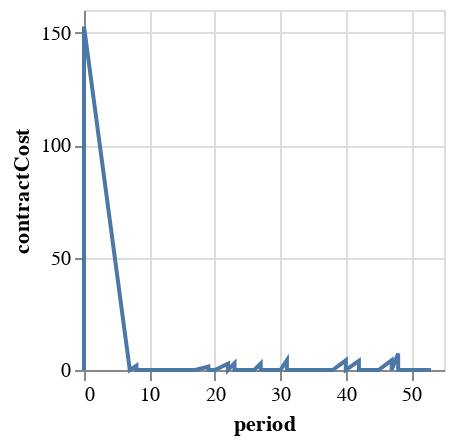

Notebook cell for this chart:
### Code cell
charts[0]

### Figure 1 — Vega-Lite specification as saved in the notebook (floating-point values rounded to 4 significant figures)
{"config": {"view": {"continuousWidth": 400, "continuousHeight": 300}}, "data": {"name": "data-0e46b53132637cdd23b4c7f34c0c3f04"}, "mark": "line", "encoding": {"x": {"type": "quantitative", "field": "period"}, "y": {"type": "quantitative", "field": "contractCost"}}, "height": 180, "width": 180, "$schema": "https://vega.github.io/schema/vega-lite/v4.8.1.json", "datasets": {"data-0e46b53132637cdd23b4c7f34c0c3f04": [{"scenario": 0.0, "period": 0.0, "action": 0.0, "byAddress": 0.0, "accountNumber": 0.0, "type": 0.0, "contractNumber": 0.0, "totalCost": 0.0, "transactionCost": 0.0, "contractCost": 0.0, "currentExpectedCost": 0.0, "nextExpectedCost": 0.0, "ProviderEarnings": 0.0, "providerCost": 0.0, "fraction": 1.0}, {"scenario": 2.0, "period": 0.0, "action": "deploy and publish", "byAddress": "0x92D44e8579620F2Db88A12E70FE38e8CDB3541BA", "accountNumber": 0.0, "type": "provider", "contractNumber": 0.0, "totalCost": 156.0, "transactionCost": 152.8, "contractCost": 152.7, "currentExpectedCost": 0.0, "nextExpectedCost": 152.7, "ProviderEarnings": 0.0, "providerCost": 152.7, "fraction": 1.0}, {"scenario": 2.0, "period": 7.0, "action": "addDataRequester", "byAddress": "0xbf7ca7e607516Cd0F1b94a6C77F45fbFD936949C", "accountNumber": 1.0, "type": "requester", "contractNumber": 0.0, "totalCost": 168.6, "transactionCost": 165.4, "contractCost": 0.0, "currentExpectedCost": 152.7, "nextExpectedCost": 0.0, "ProviderEarnings": 152.7, "providerCost": 0.0, "fraction": 1.0}, {"scenario": 2.0, "period": 8.0, "action": "update", "byAddress": "0x92D44e8579620F2Db88A12E70FE38e8CDB3541BA", "accountNumber": 0.0, "type": "provider", "contractNumber": 0.0, "totalCost": 174.1, "transactionCost": 5.422, "contractCost": 1.875, "currentExpectedCost": 0.0, "nextExpectedCost": 1.875, "ProviderEarnings": 152.7, "providerCost": 158.1, "fraction": 1.0}, {"scenario": 2.0, "period": 8.0, "action": "addDataRequester", "byAddress": "0x43e196C418b4b7Ebf71ba534042cC8907bd39dc9", "accountNumber": 2.0, "type": "requester", "contractNumber": 0.0, "totalCost": 185.1, "transactionCost": 12.87, "contractCost": 0.0, "currentExpectedCost": 1.875, "nextExpectedCost": 0.0, "ProviderEarnings": 154.6, "providerCost": 0.0, "fraction": 1.0}, {"scenario": 2.0, "period": 17.0, "action": "addDataRequester", "byAddress": "0x2aD1e0fAC9d6D523Fb1f21aE1Bc6acA09dD60c7F", "accountNumber": 3.0, "type": "requester", "contractNumber": 0.0, "totalCost": 196.1, "transactionCost": 11.0, "contractCost": 0.0, "currentExpectedCost": 0.0, "nextExpectedCost": 0.0, "ProviderEarnings": 154.6, "providerCost": 0.0, "fraction": 1.0}, {"scenario": 2.0, "period": 19.0, "action": "update", "byAddress": "0x92D44e8579620F2Db88A12E70FE38e8CDB3541BA", "accountNumber": 0.0, "type": "provider", "contractNumber": 0.0, "totalCost": 202.1, "transactionCost": 5.99, "contractCost": 1.561, "currentExpectedCost": 0.0, "nextExpectedCost": 1.561, "ProviderEarnings": 154.6, "providerCost": 164.1, "fraction": 1.0}, {"scenario": 2.0, "period": 19.0, "action": "addDataRequester", "byAddress": "0x3c93550555cDD5218bB2923008b3Fb4ea6Ee4618", "accountNumber": 4.0, "type": "requester", "contractNumber": 0.0, "totalCost": 213.1, "transactionCost": 12.56, "contractCost": 0.0, "currentExpectedCost": 1.561, "nextExpectedCost": 0.0, "ProviderEarnings": 156.1, "providerCost": 0.0, "fraction": 1.0}, {"scenario": 2.0, "period": 20.0, "action": "addDataRequester", "byAddress": "0xf12C911960968c187090b52998a3597b35BC2619", "accountNumber": 5.0, "type": "requester", "contractNumber": 0.0, "totalCost": 224.0, "transactionCost": 11.0, "contractCost": 0.0, "currentExpectedCost": 0.0, "nextExpectedCost": 0.0, "ProviderEarnings": 156.1, "providerCost": 0.0, "fraction": 1.0}, {"scenario": 2.0, "period": 22.0, "action": "update", "byAddress": "0x92D44e8579620F2Db88A12E70FE38e8CDB3541BA", "accountNumber": 0.0, "type": "provider", "contractNumber": 0.0, "totalCost": 230.3, "transactionCost": 6.274, "contractCost": 2.835, "currentExpectedCost": 0.0, "nextExpectedCost": 2.835, "ProviderEarnings": 156.1, "providerCost": 170.4, "fraction": 1.0}, {"scenario": 2.0, "period": 22.0, "action": "addDataRequester", "byAddress": "0x172bE1ee3f659A83a9C307fafafA51c9F91954Ae", "accountNumber": 6.0, "type": "requester", "contractNumber": 0.0, "totalCost": 241.3, "transactionCost": 13.83, "contractCost": 0.0, "currentExpectedCost": 2.835, "nextExpectedCost": 0.0, "ProviderEarnings": 159.0, "providerCost": 0.0, "fraction": 1.0}, {"scenario": 2.0, "period": 23.0, "action": "update", "byAddress": "0x92D44e8579620F2Db88A12E70FE38e8CDB3541BA", "accountNumber": 0.0, "type": "provider", "contractNumber": 0.0, "totalCost": 247.9, "transactionCost": 6.56, "contractCost": 3.031, "currentExpectedCost": 0.0, "nextExpectedCost": 3.031, "ProviderEarnings": 159.0, "providerCost": 176.9, "fraction": 1.0}, {"scenario": 2.0, "period": 23.0, "action": "addDataRequester", "byAddress": "0x515f90440fA63377d7451E58B3be334F9393Ad74", "accountNumber": 7.0, "type": "requester", "contractNumber": 0.0, "totalCost": 258.9, "transactionCost": 14.03, "contractCost": 0.0, "currentExpectedCost": 3.031, "nextExpectedCost": 0.0, "ProviderEarnings": 162.0, "providerCost": 0.0, "fraction": 1.0}, {"scenario": 2.0, "period": 24.0, "action": "addDataRequester", "byAddress": "0x27F82fD9E21a3758737Cf3BCCA9652064186107C", "accountNumber": 8.0, "type": "requester", "contractNumber": 0.0, "totalCost": 269.9, "transactionCost": 11.0, "contractCost": 0.0, "currentExpectedCost": 0.0, "nextExpectedCost": 0.0, "ProviderEarnings": 162.0, "providerCost": 0.0, "fraction": 1.0}, {"scenario": 2.0, "period": 26.0, "action": "addDataRequester", "byAddress": "0x6eEA265cd899aE17Cf588744E4C7Fe31e3258E85", "accountNumber": 9.0, "type": "requester", "contractNumber": 0.0, "totalCost": 280.9, "transactionCost": 11.0, "contractCost": 0.0, "currentExpectedCost": 0.0, "nextExpectedCost": 0.0, "ProviderEarnings": 162.0, "providerCost": 0.0, "fraction": 1.0}, {"scenario": 2.0, "period": 27.0, "action": "update", "byAddress": "0x92D44e8579620F2Db88A12E70FE38e8CDB3541BA", "accountNumber": 0.0, "type": "provider", "contractNumber": 0.0, "totalCost": 288.9, "transactionCost": 8.069, "contractCost": 2.905, "currentExpectedCost": 0.0, "nextExpectedCost": 2.905, "ProviderEarnings": 162.0, "providerCost": 185.0, "fraction": 1.0}, {"scenario": 2.0, "period": 27.0, "action": "addDataRequester", "byAddress": "0xE17087878F32b8dAba31B9c7A2c8de6e7DE1478E", "accountNumber": 10.0, "type": "requester", "contractNumber": 0.0, "totalCost": 299.9, "transactionCost": 13.9, "contractCost": 0.0, "currentExpectedCost": 2.905, "nextExpectedCost": 0.0, "ProviderEarnings": 164.9, "providerCost": 0.0, "fraction": 1.0}, {"scenario": 2.0, "period": 29.0, "action": "addDataRequester", "byAddress": "0x5F180b2f4750258566513c63381F04105bAAceeD", "accountNumber": 11.0, "type": "requester", "contractNumber": 0.0, "totalCost": 310.9, "transactionCost": 11.0, "contractCost": 0.0, "currentExpectedCost": 0.0, "nextExpectedCost": 0.0, "ProviderEarnings": 164.9, "providerCost": 0.0, "fraction": 1.0}, {"scenario": 2.0, "period": 30.0, "action": "addDataRequester", "byAddress": "0x2Ab8E2Df1ce02ECf6d0D0a34ee1e3d7470ebB5ff", "accountNumber": 12.0, "type": "requester", "contractNumber": 0.0, "totalCost": 321.9, "transactionCost": 11.0, "contractCost": 0.0, "currentExpectedCost": 0.0, "nextExpectedCost": 0.0, "ProviderEarnings": 164.9, "providerCost": 0.0, "fraction": 1.0}, {"scenario": 2.0, "period": 31.0, "action": "update", "byAddress": "0x92D44e8579620F2Db88A12E70FE38e8CDB3541BA", "accountNumber": 0.0, "type": "provider", "contractNumber": 0.0, "totalCost": 331.1, "transactionCost": 9.217, "contractCost": 4.419, "currentExpectedCost": 0.0, "nextExpectedCost": 4.419, "ProviderEarnings": 164.9, "providerCost": 194.2, "fraction": 1.0}, {"scenario": 2.0, "period": 31.0, "action": "addDataRequester", "byAddress": "0x38643b8d4A129c011F71B934f213582F19aFA04D", "accountNumber": 13.0, "type": "requester", "contractNumber": 0.0, "totalCost": 342.1, "transactionCost": 15.42, "contractCost": 0.0, "currentExpectedCost": 4.419, "nextExpectedCost": 0.0, "ProviderEarnings": 169.3, "providerCost": 0.0, "fraction": 1.0}, {"scenario": 2.0, "period": 32.0, "action": "addDataRequester", "byAddress": "0xce4af93d4BA5CED45f3ec13c41000a6a00D67F6F", "accountNumber": 14.0, "type": "requester", "contractNumber": 0.0, "totalCost": 353.1, "transactionCost": 11.0, "contractCost": 0.0, "currentExpectedCost": 0.0, "nextExpectedCost": 0.0, "ProviderEarnings": 169.3, "providerCost": 0.0, "fraction": 1.0}, {"scenario": 2.0, "period": 37.0, "action": "addDataRequester", "byAddress": "0xeA9C047468d4ee0c806F364150c7b1d709FfE2A1", "accountNumber": 15.0, "type": "requester", "contractNumber": 0.0, "totalCost": 364.1, "transactionCost": 11.0, "contractCost": 0.0, "currentExpectedCost": 0.0, "nextExpectedCost": 0.0, "ProviderEarnings": 169.3, "providerCost": 0.0, "fraction": 1.0}, {"scenario": 2.0, "period": 38.0, "action": "addDataRequester", "byAddress": "0x41080cec6c42Df6f25C59605Ee2a0a4AA252BE90", "accountNumber": 16.0, "type": "requester", "contractNumber": 0.0, "totalCost": 375.1, "transactionCost": 11.0, "contractCost": 0.0, "currentExpectedCost": 0.0, "nextExpectedCost": 0.0, "ProviderEarnings": 169.3, "providerCost": 0.0, "fraction": 1.0}, {"scenario": 2.0, "period": 40.0, "action": "update", "byAddress": "0x92D44e8579620F2Db88A12E70FE38e8CDB3541BA", "accountNumber": 0.0, "type": "provider", "contractNumber": 0.0, "totalCost": 386.6, "transactionCost": 11.47, "contractCost": 4.297, "currentExpectedCost": 0.0, "nextExpectedCost": 4.297, "ProviderEarnings": 169.3, "providerCost": 205.7, "fraction": 1.0}, {"scenario": 2.0, "period": 40.0, "action": "addDataRequester", "byAddress": "0x8F790E28279F916aBF4c2cf66814b78DAb341D3c", "accountNumber": 17.0, "type": "requester", "contractNumber": 0.0, "totalCost": 397.6, "transactionCost": 15.29, "contractCost": 0.0, "currentExpectedCost": 4.297, "nextExpectedCost": 0.0, "ProviderEarnings": 173.6, "providerCost": 0.0, "fraction": 1.0}, {"scenario": 2.0, "period": 42.0, "action": "update", "byAddress": "0x92D44e8579620F2Db88A12E70FE38e8CDB3541BA", "accountNumber": 0.0, "type": "provider", "contractNumber": 0.0, "totalCost": 408.9, "transactionCost": 11.33, "contractCost": 4.03, "currentExpectedCost": 0.0, "nextExpectedCost": 4.03, "ProviderEarnings": 173.6, "providerCost": 217.0, "fraction": 1.0}, {"scenario": 2.0, "period": 42.0, "action": "addDataRequester", "byAddress": "0xDa6AaEBc5e56DCa69db4e6394048d0aEC37a8515", "accountNumber": 18.0, "type": "requester", "contractNumber": 0.0, "totalCost": 419.9, "transactionCost": 15.03, "contractCost": 0.0, "currentExpectedCost": 4.03, "nextExpectedCost": 0.0, "ProviderEarnings": 177.6, "providerCost": 0.0, "fraction": 1.0}, {"scenario": 2.0, "period": 42.0, "action": "renewToken", "byAddress": "0xbf7ca7e607516Cd0F1b94a6C77F45fbFD936949C", "accountNumber": 1.0, "type": "requester", "contractNumber": 0.0, "totalCost": 423.0, "transactionCost": 3.117, "contractCost": 0.0, "currentExpectedCost": 0.0, "nextExpectedCost": 0.0, "ProviderEarnings": 177.6, "providerCost": 0.0, "fraction": 1.0}, {"scenario": 2.0, "period": 42.0, "action": "renewToken", "byAddress": "0x43e196C418b4b7Ebf71ba534042cC8907bd39dc9", "accountNumber": 2.0, "type": "requester", "contractNumber": 0.0, "totalCost": 426.2, "transactionCost": 3.117, "contractCost": 0.0, "currentExpectedCost": 0.0, "nextExpectedCost": 0.0, "ProviderEarnings": 177.6, "providerCost": 0.0, "fraction": 1.0}, {"scenario": 2.0, "period": 42.0, "action": "renewToken", "byAddress": "0x2aD1e0fAC9d6D523Fb1f21aE1Bc6acA09dD60c7F", "accountNumber": 3.0, "type": "requester", "contractNumber": 0.0, "totalCost": 429.3, "transactionCost": 3.117, "contractCost": 0.0, "currentExpectedCost": 0.0, "nextExpectedCost": 0.0, "ProviderEarnings": 177.6, "providerCost": 0.0, "fraction": 1.0}, {"scenario": 2.0, "period": 42.0, "action": "renewToken", "byAddress": "0xf12C911960968c187090b52998a3597b35BC2619", "accountNumber": 5.0, "type": "requester", "contractNumber": 0.0, "totalCost": 432.4, "transactionCost": 3.117, "contractCost": 0.0, "currentExpectedCost": 0.0, "nextExpectedCost": 0.0, "ProviderEarnings": 177.6, "providerCost": 0.0, "fraction": 1.0}, {"scenario": 2.0, "period": 44.0, "action": "renewToken", "byAddress": "0x3c93550555cDD5218bB2923008b3Fb4ea6Ee4618", "accountNumber": 4.0, "type": "requester", "contractNumber": 0.0, "totalCost": 435.5, "transactionCost": 3.117, "contractCost": 0.0, "currentExpectedCost": 0.0, "nextExpectedCost": 0.0, "ProviderEarnings": 177.6, "providerCost": 0.0, "fraction": 1.0}, {"scenario": 2.0, "period": 44.0, "action": "renewToken", "byAddress": "0x515f90440fA63377d7451E58B3be334F9393Ad74", "accountNumber": 7.0, "type": "requester", "contractNumber": 0.0, "totalCost": 438.6, "transactionCost": 3.117, "contractCost": 0.0, "currentExpectedCost": 0.0, "nextExpectedCost": 0.0, "ProviderEarnings": 177.6, "providerCost": 0.0, "fraction": 1.0}, {"scenario": 2.0, "period": 45.0, "action": "addDataRequester", "byAddress": "0x4E00241E4e362F7060DfbbE063694B2945FD8Daf", "accountNumber": 19.0, "type": "requester", "contractNumber": 0.0, "totalCost": 449.6, "transactionCost": 11.0, "contractCost": 0.0, "currentExpectedCost": 0.0, "nextExpectedCost": 0.0, "ProviderEarnings": 177.6, "providerCost": 0.0, "fraction": 1.0}, {"scenario": 2.0, "period": 45.0, "action": "renewToken", "byAddress": "0x172bE1ee3f659A83a9C307fafafA51c9F91954Ae", "accountNumber": 6.0, "type": "requester", "contractNumber": 0.0, "totalCost": 452.7, "transactionCost": 3.117, "contractCost": 0.0, "currentExpectedCost": 0.0, "nextExpectedCost": 0.0, "ProviderEarnings": 177.6, "providerCost": 0.0, "fraction": 1.0}, {"scenario": 2.0, "period": 45.0, "action": "renewToken", "byAddress": "0x27F82fD9E21a3758737Cf3BCCA9652064186107C", "accountNumber": 8.0, "type": "requester", "contractNumber": 0.0, "totalCost": 455.9, "transactionCost": 3.117, "contractCost": 0.0, "currentExpectedCost": 0.0, "nextExpectedCost": 0.0, "ProviderEarnings": 177.6, "providerCost": 0.0, "fraction": 1.0}, {"scenario": 2.0, "period": 47.0, "action": "update", "byAddress": "0x92D44e8579620F2Db88A12E70FE38e8CDB3541BA", "accountNumber": 0.0, "type": "provider", "contractNumber": 0.0, "totalCost": 467.3, "transactionCost": 11.48, "contractCost": 4.317, "currentExpectedCost": 0.0, "nextExpectedCost": 4.317, "ProviderEarnings": 177.6, "providerCost": 228.5, "fraction": 1.0}, {"scenario": 2.0, "period": 47.0, "action": "addDataRequester", "byAddress": "0x7bCbFfa36ac191daD7411c2287402d5d226cf280", "accountNumber": 20.0, "type": "requester", "contractNumber": 0.0, "totalCost": 478.3, "transactionCost": 15.31, "contractCost": 0.0, "currentExpectedCost": 4.317, "nextExpectedCost": 0.0, "ProviderEarnings": 182.0, "providerCost": 0.0, "fraction": 1.0}, {"scenario": 2.0, "period": 47.0, "action": "renewToken", "byAddress": "0x6eEA265cd899aE17Cf588744E4C7Fe31e3258E85", "accountNumber": 9.0, "type": "requester", "contractNumber": 0.0, "totalCost": 481.5, "transactionCost": 3.117, "contractCost": 0.0, "currentExpectedCost": 0.0, "nextExpectedCost": 0.0, "ProviderEarnings": 182.0, "providerCost": 0.0, "fraction": 1.0}, {"scenario": 2.0, "period": 47.0, "action": "renewToken", "byAddress": "0xE17087878F32b8dAba31B9c7A2c8de6e7DE1478E", "accountNumber": 10.0, "type": "requester", "contractNumber": 0.0, "totalCost": 484.6, "transactionCost": 3.117, "contractCost": 0.0, "currentExpectedCost": 0.0, "nextExpectedCost": 0.0, "ProviderEarnings": 182.0, "providerCost": 0.0, "fraction": 1.0}, {"scenario": 2.0, "period": 48.0, "action": "update", "byAddress": "0x92D44e8579620F2Db88A12E70FE38e8CDB3541BA", "accountNumber": 0.0, "type": "provider", "contractNumber": 0.0, "totalCost": 498.0, "transactionCost": 13.39, "contractCost": 7.295, "currentExpectedCost": 0.0, "nextExpectedCost": 7.295, "ProviderEarnings": 182.0, "providerCost": 241.9, "fraction": 1.0}, {"scenario": 2.0, "period": 48.0, "action": "addDataRequester", "byAddress": "0x2fab64d92680ea45ab47c6A8b75464D44dd7b771", "accountNumber": 21.0, "type": "requester", "contractNumber": 0.0, "totalCost": 509.0, "transactionCost": 18.29, "contractCost": 0.0, "currentExpectedCost": 7.295, "nextExpectedCost": 0.0, "ProviderEarnings": 189.3, "providerCost": 0.0, "fraction": 1.0}, {"scenario": 2.0, "period": 48.0, "action": "renewToken", "byAddress": "0x5F180b2f4750258566513c63381F04105bAAceeD", "accountNumber": 11.0, "type": "requester", "contractNumber": 0.0, "totalCost": 512.1, "transactionCost": 3.117, "contractCost": 0.0, "currentExpectedCost": 0.0, "nextExpectedCost": 0.0, "ProviderEarnings": 189.3, "providerCost": 0.0, "fraction": 1.0}, {"scenario": 2.0, "period": 48.0, "action": "renewToken", "byAddress": "0x2Ab8E2Df1ce02ECf6d0D0a34ee1e3d7470ebB5ff", "accountNumber": 12.0, "type": "requester", "contractNumber": 0.0, "totalCost": 515.2, "transactionCost": 3.117, "contractCost": 0.0, "currentExpectedCost": 0.0, "nextExpectedCost": 0.0, "ProviderEarnings": 189.3, "providerCost": 0.0, "fraction": 1.0}, {"scenario": 2.0, "period": 48.0, "action": "renewToken", "byAddress": "0x38643b8d4A129c011F71B934f213582F19aFA04D", "accountNumber": 13.0, "type": "requester", "contractNumber": 0.0, "totalCost": 518.3, "transactionCost": 3.117, "contractCost": 0.0, "currentExpectedCost": 0.0, "nextExpectedCost": 0.0, "ProviderEarnings": 189.3, "providerCost": 0.0, "fraction": 1.0}, {"scenario": 2.0, "period": 48.0, "action": "renewToken", "byAddress": "0xce4af93d4BA5CED45f3ec13c41000a6a00D67F6F", "accountNumber": 14.0, "type": "requester", "contractNumber": 0.0, "totalCost": 521.4, "transactionCost": 3.117, "contractCost": 0.0, "currentExpectedCost": 0.0, "nextExpectedCost": 0.0, "ProviderEarnings": 189.3, "providerCost": 0.0, "fraction": 1.0}, {"scenario": 2.0, "period": 51.0, "action": "addDataRequester", "byAddress": "0xae4620AF7b8dBF55dE213D4256020caeFeDdfa83", "accountNumber": 22.0, "type": "requester", "contractNumber": 0.0, "totalCost": 532.4, "transactionCost": 11.0, "contractCost": 0.0, "currentExpectedCost": 0.0, "nextExpectedCost": 0.0, "ProviderEarnings": 189.3, "providerCost": 0.0, "fraction": 1.0}, {"scenario": 2.0, "period": 51.0, "action": "renewToken", "byAddress": "0xeA9C047468d4ee0c806F364150c7b1d709FfE2A1", "accountNumber": 15.0, "type": "requester", "contractNumber": 0.0, "totalCost": 535.5, "transactionCost": 3.117, "contractCost": 0.0, "currentExpectedCost": 0.0, "nextExpectedCost": 0.0, "ProviderEarnings": 189.3, "providerCost": 0.0, "fraction": 1.0}, {"scenario": 2.0, "period": 51.0, "action": "renewToken", "byAddress": "0x41080cec6c42Df6f25C59605Ee2a0a4AA252BE90", "accountNumber": 16.0, "type": "requester", "contractNumber": 0.0, "totalCost": 538.7, "transactionCost": 3.117, "contractCost": 0.0, "currentExpectedCost": 0.0, "nextExpectedCost": 0.0, "ProviderEarnings": 189.3, "providerCost": 0.0, "fraction": 1.0}, {"scenario": 2.0, "period": 52.0, "action": "addDataRequester", "byAddress": "0x20A9ca476dD65b443845cDdAF21f0E9b63c8ECBd", "accountNumber": 23.0, "type": "requester", "contractNumber": 0.0, "totalCost": 549.6, "transactionCost": 11.0, "contractCost": 0.0, "currentExpectedCost": 0.0, "nextExpectedCost": 0.0, "ProviderEarnings": 189.3, "providerCost": 0.0, "fraction": 1.0}, {"scenario": 2.0, "period": 53.0, "action": "addDataRequester", "byAddress": "0xf525762bf2BEde2a42D7946353a3a1f9adCFDA8D", "accountNumber": 24.0, "type": "requester", "contractNumber": 0.0, "totalCost": 560.6, "transactionCost": 11.0, "contractCost": 0.0, "currentExpectedCost": 0.0, "nextExpectedCost": 0.0, "ProviderEarnings": 189.3, "providerCost": 0.0, "fraction": 1.0}, {"scenario": 2.0, "period": 53.0, "action": "renewToken", "byAddress": "0x8F790E28279F916aBF4c2cf66814b78DAb341D3c", "accountNumber": 17.0, "type": "requester", "contractNumber": 0.0, "totalCost": 563.8, "transactionCost": 3.117, "contractCost": 0.0, "currentExpectedCost": 0.0, "nextExpectedCost": 0.0, "ProviderEarnings": 189.3, "providerCost": 0.0, "fraction": 1.0}]}}
